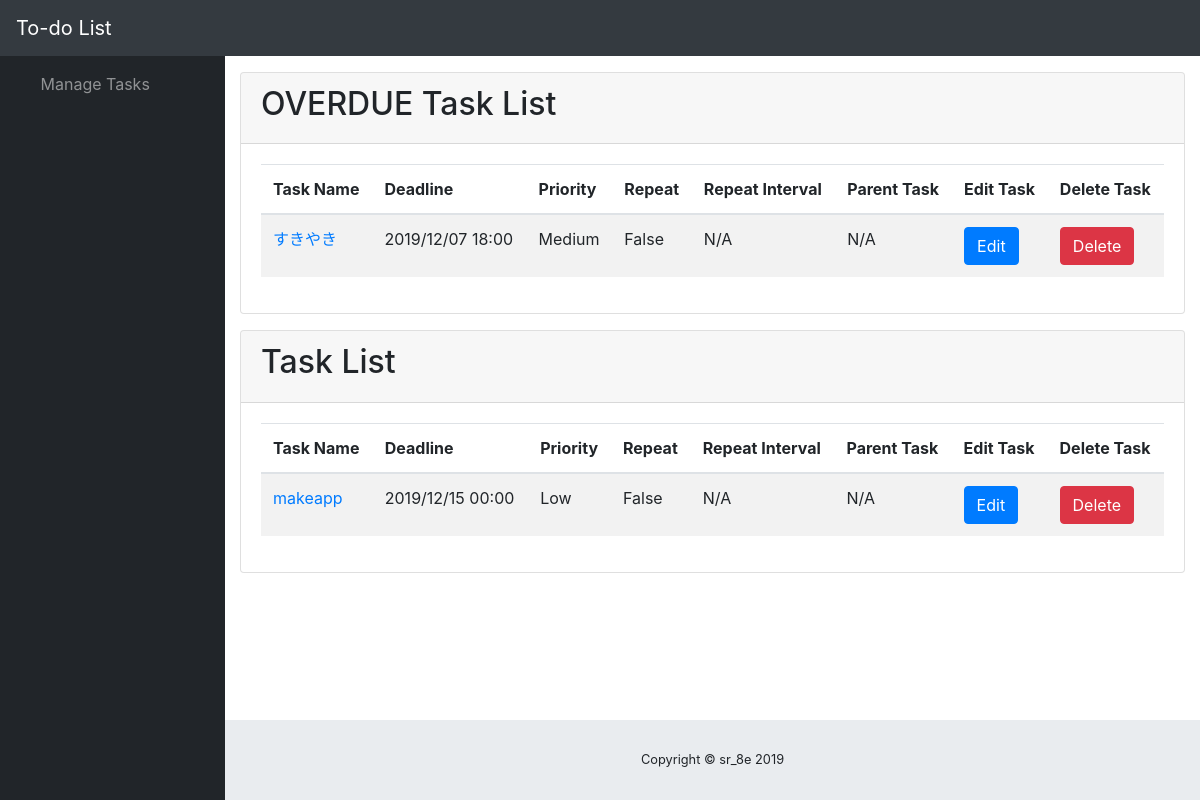
Before: /todolist/list/ with the older database file.
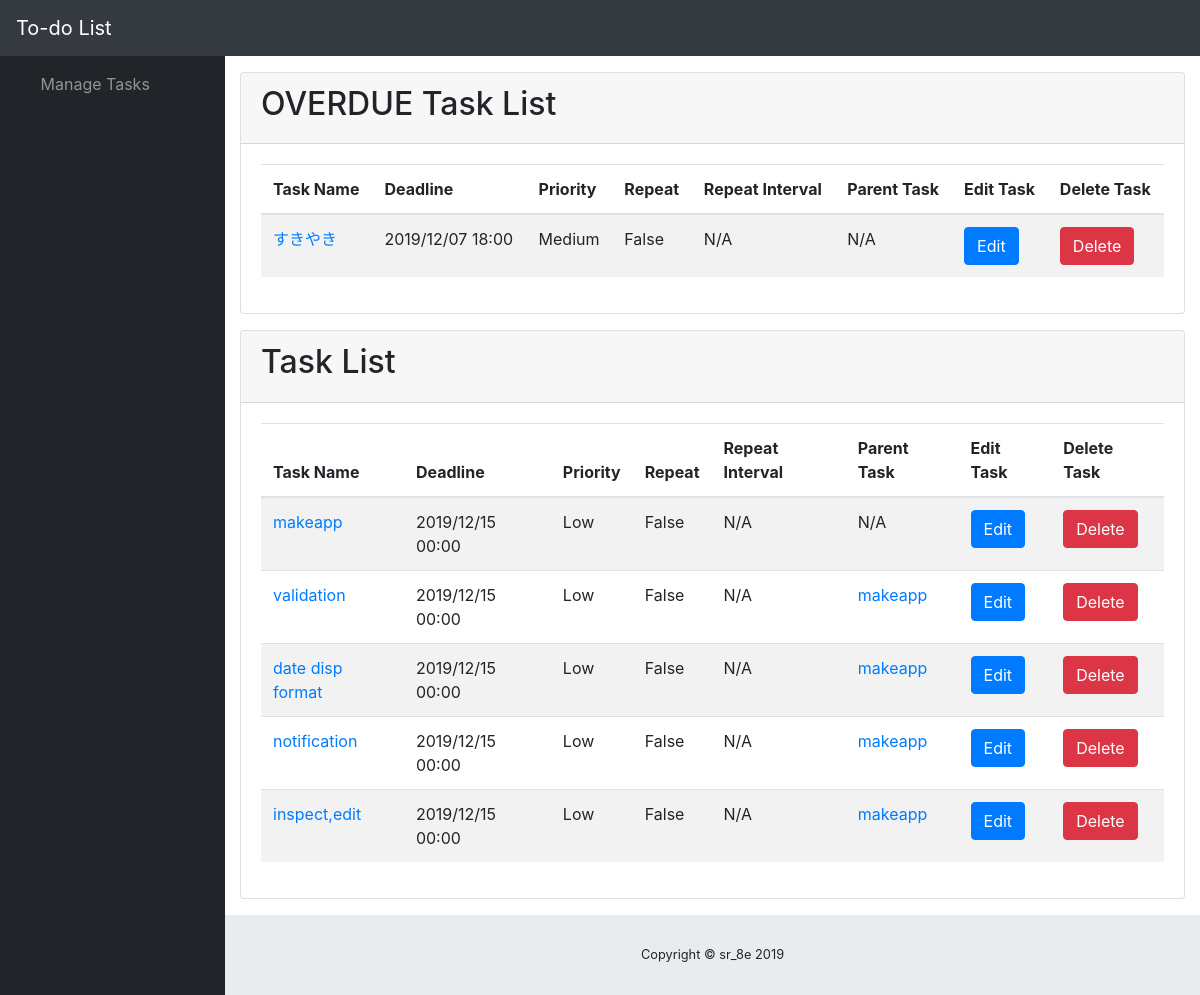
After: the same page with the newer database file.
### todolistapp/models.py (models this page shows)
class Task(models.Model):
    taskname=models.CharField(max_length=128)
    deadline=models.DateTimeField()
    priority=models.IntegerField()
    do_repeat=models.BooleanField()
    interval=models.DurationField(blank=True,null=True)
    interval_type=models.IntegerField()
    parent=models.ForeignKey("self",on_delete=models.CASCADE,blank=True,null=True)

### todolistapp/views.py (the view)
# urls.py: path('list/', views.showtasklist, name='list'),
def showtasklist(req):
    tasks=Task.objects.all()
    t_overdue,t_intime,n=checkdue(tasks)
    return render(req,'todolistapp/tasklist.html',{'t_overdue':t_overdue, 't_intime':t_intime, 'n_overdue':n})

### todolistapp/views.py (called while the page is built)
def checkdue(tasks, pk=-1):
    intervals=[
        {"days":7},{"days":14},{"months":1},{"months":2}
    ]
    now=datetime.datetime.now().astimezone()
    t_overdue=[]
    t_intime=[]
    for t in tasks:
        if t.id==pk:continue
        if t.deadline<now:
            if t.do_repeat:
                tp=t.interval_type
                while t.deadline<now:
                    if tp==-1:
                        t.deadline+=t.interval
                    else:
                        t.deadline+=relativedelta(**intervals[tp])
                t.save()
                t_intime.append(t)
            else:
                t_overdue.append(t)
        else:
            t_intime.append(t)
    return (t_overdue, t_intime, len(t_overdue))

### todolistapp/templates/todolistapp/tasklist.html (shortened to what this page needs)
<!DOCTYPE html>
<html lang="en">
{% load static %}
{% load customfilters %}
<head>
    <link href="{% static 'todolistapp/vendor/fontawesome-free/css/all.min.css' %}" rel="stylesheet" type="text/css">
    <link href="{% static 'todolistapp/vendor/datatables/dataTables.bootstrap4.css' %}" rel="stylesheet">
    <link href="{% static 'todolistapp/css/sb-admin.css' %}" rel="stylesheet">
</head>
<body id="page-top">
    <nav class="navbar navbar-expand navbar-dark bg-dark static-top">
        <a class="navbar-brand mr-1" href="#">To-do List</a>
        <button class="btn btn-link btn-sm text-white order-1 order-sm-0" id="sidebarToggle" href="#">
            <i class="fas fa-bars"></i>
        </button>
        <ul class="navbar-nav ml-auto ml-md-0">
            <li class="nav-item dropdown no-arrow mx-1">
                <a class="nav-link dropdown-toggle" href="#" id="alertsDropdown" role="button" data-toggle="dropdown" aria-haspopup="true" aria-expanded="false">
                    <i class="fas fa-bell fa-fw"></i>
                </a>
            </li>
        </ul>
    </nav>
    <div id="wrapper">
        <ul class="sidebar navbar-nav">
            <li class="nav-item dropdown">
                <a class="nav-link dropdown-toggle" href="#" id="pagesDropdown" role="button" data-toggle="dropdown" aria-haspopup="true" aria-expanded="false">
                    <i class="fas fa-fw fa-folder"></i>
                    <span>Manage Tasks</span>
                </a>
            </li>
        </ul>
        <div id="content-wrapper">
            <div class="container-fluid">
                {% if n_overdue %}
                <div class="card mb-3">
                    <div class="card-header">
                        <h2>OVERDUE Task List</h2>
                    </div>
                    <div class="card-body">
                        <div class="table-responsive">
                            <table class="table table-striped" id="dataTable_od" width="100%" cellspacing="0">
                                <thead>
                                    <tr>
                                        <th>Task Name</th>
                                        <th>Deadline</th>
                                        <th>Priority</th>
                                        <th>Repeat</th>
                                        <th>Repeat Interval</th>
                                        <th>Parent Task</th>
                                        <th>Edit Task</th>
                                        <th>Delete Task</th>
                                    </tr>
                                </thead>
                                <tbody>
                                    {% for t in t_overdue %}
                                    <tr>
                                        <td><a href="{% url 'todolistapp:view' t.id %}">{{t.taskname}}</a></td>
                                        <td>{{t.deadline|date:"Y/m/d H:i"}}</td>
                                        <td>
                                            {% if t.priority == 0 %}
                                            Low
                                            {% elif t.priority == 1 %}
                                            Medium
                                            {% elif t.priority == 2 %}
                                            High
                                            {% elif t.priority == 3 %}
                                            Urgent
                                            {% endif %}
                                        </td>
                                        <td>{{t.do_repeat}}</td>
                                        <td>
                                            {% if not t.do_repeat %}
                                            N/A
                                            {% elif t.interval_type == -1 %}
                                            {% if t.interval %}{{t.interval|duration}}{% endif %}
                                            {% elif t.interval_type == 0 %}
                                            1 Week
                                            {% elif t.interval_type == 1 %}
                                            2 Weeks
                                            {% elif t.interval_type == 2 %}
                                            1 Month
                                            {% elif t.interval_type == 3 %}
                                            2 Month
                                            {% endif %}
                                        </td>
                                        <td>
                                            {% if t.parent == None %}
                                            N/A
                                            {% else %}
                                            {{t.parent.name}}
                                            {% endif %}
                                        </td>
                                        <td><a href="{% url 'todolistapp:edit' t.id %}"><Button class="btn btn-primary">Edit</Button></a></td>
                                        <td><a href="{% url 'todolistapp:del' t.id %}"><Button class="btn btn-danger">Delete</Button></a></td>
                                    </tr>
                                    {% endfor %}
                                </tbody>
                            </table>
                        </div>
                    </div>
                </div>
                {% endif %}
                <div class="card mb-3">
                    <div class="card-header">
                        <h2>Task List</h2>
                    </div>
                    <div class="card-body">
                        <div class="table-responsive">
                            <table class="table table-striped" id="dataTable" width="100%" cellspacing="0">
                                <thead>
                                    <tr>
                                        <th>Task Name</th>
                                        <th>Deadline</th>
                                        <th>Priority</th>
                                        <th>Repeat</th>
                                        <th>Repeat Interval</th>
                                        <th>Parent Task</th>
                                        <th>Edit Task</th>
                                        <th>Delete Task</th>
                                    </tr>
                                </thead>
                                <tbody>
                                    {% for t in t_intime %}
                                    <tr>
                                        <td><a href="{% url 'todolistapp:view' t.id %}">{{t.taskname}}</a></td>
                                        <td>{{t.deadline|date:"Y/m/d H:i"}}</td>
                                        <td>
                                            {% if t.priority == 0 %}
                                            Low
                                            {% elif t.priority == 1 %}
                                            Medium
                                            {% elif t.priority == 2 %}
                                            High
                                            {% elif t.priority == 3 %}
                                            Urgent
                                            {% endif %}
                                        </td>
                                        <td>{{t.do_repeat}}</td>
                                        <td>
                                            {% if not t.do_repeat %}
                                            N/A
                                            {% elif t.interval_type == -1 %}
                                            {% if t.interval %}{{t.interval|duration}}{% endif %}
                                            {% elif t.interval_type == 0 %}
                                            1 Week
                                            {% elif t.interval_type == 1 %}
                                            2 Weeks
                                            {% elif t.interval_type == 2 %}
                                            1 Month
                                            {% elif t.interval_type == 3 %}
                                            2 Month
                                            {% endif %}
                                        </td>
                                        <td>
                                            {% if t.parent == None %}
                                            N/A
                                            {% else %}
                                            <a href="{% url 'todolistapp:view' t.parent.id %}">{{t.parent.taskname}}</a>
                                            {% endif %}
                                        </td>
                                        <td><a href="{% url 'todolistapp:edit' t.id %}"><Button class="btn btn-primary">Edit</Button></a></td>
                                        <td><a href="{% url 'todolistapp:del' t.id %}"><Button class="btn btn-danger">Delete</Button></a></td>
                                    </tr>
                                    {% endfor %}
                                </tbody>
                            </table>
                        </div>
                    </div>
                </div>
            </div>
            <footer class="sticky-footer">
                <div class="container my-auto">
                    <div class="copyright text-center my-auto">
                        <span>Copyright © sr_8e 2019</span>
                    </div>
                </div>
            </footer>
        </div>
    </div>
</body>
</html>

Changed rows visible on the page:
added Task: taskname "validation", deadline "2019/12/15 00:00", priority "Low", do_repeat "False", shows "N/A", parent.taskname "makeapp", shown under "Task List"
added Task: taskname "date disp format", deadline "2019/12/15 00:00", priority "Low", do_repeat "False", shows "N/A", parent.taskname "makeapp", shown under "Task List"
added Task: taskname "notification", deadline "2019/12/15 00:00", priority "Low", do_repeat "False", shows "N/A", parent.taskname "makeapp", shown under "Task List"
added Task: taskname "inspect,edit", deadline "2019/12/15 00:00", priority "Low", do_repeat "False", shows "N/A", parent.taskname "makeapp", shown under "Task List"
